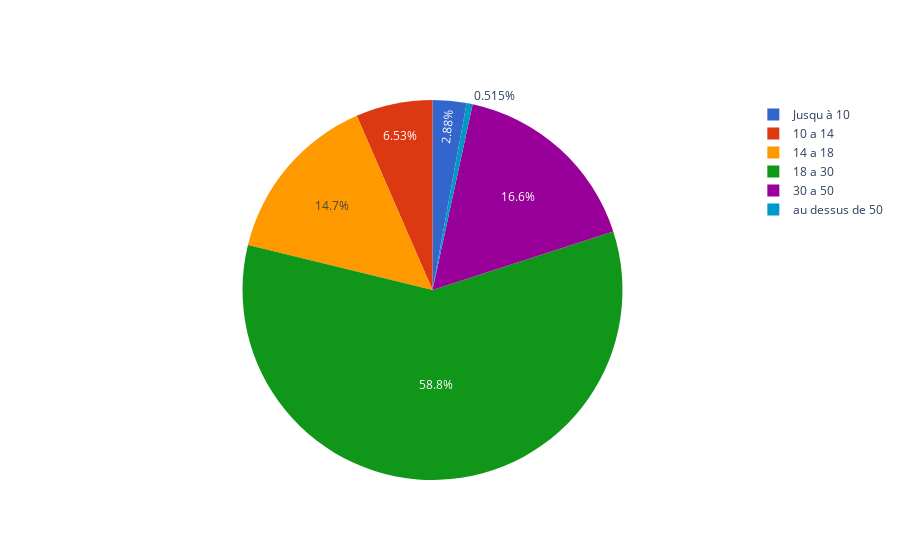

The notebook cell saved with this chart:
### Markdown cell above
## Analyse par tranche d'âge

### Code cell
above_50 = victims['Victims_Above_50_Yrs'].sum()
ten_to_14 = victims['Victims_Between_10-14_Yrs'].sum()
fourteen_to_18 = victims['Victims_Between_14-18_Yrs'].sum()
eighteen_to_30 = victims['Victims_Between_18-30_Yrs'].sum()
thirty_to_50 = victims['Victims_Between_30-50_Yrs'].sum()
upto_10 = victims['Victims_Upto_10_Yrs'].sum()

age_grp = ['Jusqu à 10','10 a 14','14 a 18','18 a 30','30 a 50','au dessus de 50']
age_group_vals = [upto_10,ten_to_14,fourteen_to_18,eighteen_to_30,thirty_to_50,above_50]

fig = go.Figure(data=[go.Pie(labels=age_grp, values=age_group_vals,sort=False,
                            marker=dict(colors=px.colors.qualitative.G10),textfont_size=12)])

fig.show()

### Figure 1 — Plotly figure (JSON) as saved in the notebook; plotly's stock layout.template omitted (floating-point values rounded to 4 significant figures)
{"data": [{"labels": ["Jusqu à 10", "10 a 14", "14 a 18", "18 a 30", "30 a 50", "au dessus de 50"], "marker": {"colors": ["#3366CC", "#DC3912", "#FF9900", "#109618", "#990099", "#0099C6", "#DD4477", "#66AA00", "#B82E2E", "#316395"]}, "sort": false, "textfont": {"size": 12}, "type": "pie", "values": [10936, 24840, 55740, 223584, 63248, 1960]}], "layout": {}}
